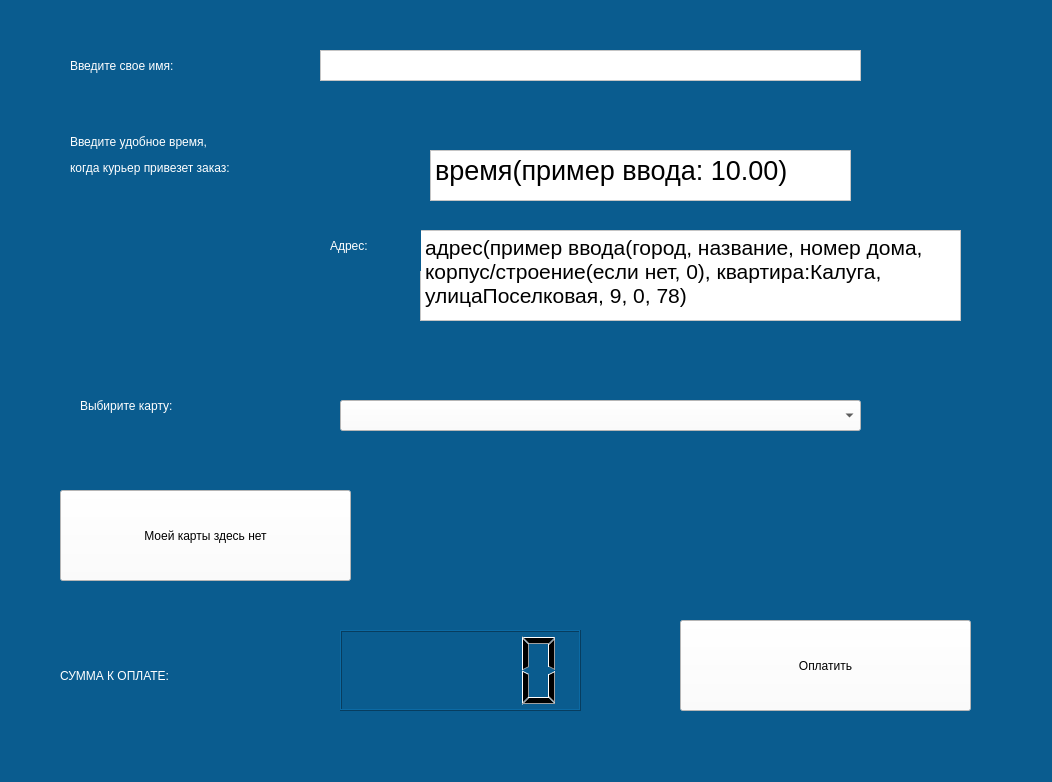
<?xml version="1.0" encoding="UTF-8"?>
<ui version="4.0">
 <class>Form</class>
 <widget class="QWidget" name="Form">
  <property name="geometry">
   <rect>
    <x>0</x>
    <y>0</y>
    <width>1052</width>
    <height>782</height>
   </rect>
  </property>
  <property name="windowTitle">
   <string>Form</string>
  </property>
  <property name="styleSheet">
   <string notr="true">background-color: rgb(10, 92, 143)</string>
  </property>
  <widget class="QLabel" name="label_3">
   <property name="geometry">
    <rect>
     <x>80</x>
     <y>380</y>
     <width>221</width>
     <height>51</height>
    </rect>
   </property>
   <property name="styleSheet">
    <string notr="true">font: 75 italic 20pt &quot;Times New Roman&quot;;
color: rgb(255, 255, 255);</string>
   </property>
   <property name="text">
    <string>Выбирите карту:</string>
   </property>
  </widget>
  <widget class="QComboBox" name="comboBox">
   <property name="geometry">
    <rect>
     <x>340</x>
     <y>400</y>
     <width>521</width>
     <height>31</height>
    </rect>
   </property>
   <property name="styleSheet">
    <string notr="true">background-color: rgb(255, 255, 255);</string>
   </property>
  </widget>
  <widget class="QPushButton" name="pushButton_2">
   <property name="geometry">
    <rect>
     <x>60</x>
     <y>490</y>
     <width>291</width>
     <height>91</height>
    </rect>
   </property>
   <property name="styleSheet">
    <string notr="true">background-color: rgb(255, 255, 255);
font: 75 20pt &quot;Times New Roman&quot;;</string>
   </property>
   <property name="text">
    <string>Моей карты здесь нет</string>
   </property>
  </widget>
  <widget class="QPushButton" name="pushButton_3">
   <property name="geometry">
    <rect>
     <x>680</x>
     <y>620</y>
     <width>291</width>
     <height>91</height>
    </rect>
   </property>
   <property name="styleSheet">
    <string notr="true">background-color: rgb(255, 255, 255);
font: 75 20pt &quot;Times New Roman&quot;;</string>
   </property>
   <property name="text">
    <string>Оплатить</string>
   </property>
  </widget>
  <widget class="QLCDNumber" name="lcdNumber">
   <property name="geometry">
    <rect>
     <x>340</x>
     <y>630</y>
     <width>241</width>
     <height>81</height>
    </rect>
   </property>
  </widget>
  <widget class="QLabel" name="label_4">
   <property name="geometry">
    <rect>
     <x>60</x>
     <y>650</y>
     <width>251</width>
     <height>51</height>
    </rect>
   </property>
   <property name="styleSheet">
    <string notr="true">font: 75 italic 20pt &quot;Times New Roman&quot;;
color: rgb(255, 255, 255);</string>
   </property>
   <property name="text">
    <string>СУММА К ОПЛАТЕ:</string>
   </property>
  </widget>
  <widget class="QTextEdit" name="textEdit">
   <property name="geometry">
    <rect>
     <x>320</x>
     <y>50</y>
     <width>541</width>
     <height>31</height>
    </rect>
   </property>
   <property name="styleSheet">
    <string notr="true">background-color: rgb(255, 255, 255);</string>
   </property>
  </widget>
  <widget class="QLabel" name="label_5">
   <property name="geometry">
    <rect>
     <x>70</x>
     <y>40</y>
     <width>221</width>
     <height>51</height>
    </rect>
   </property>
   <property name="styleSheet">
    <string notr="true">font: 75 italic 20pt &quot;Times New Roman&quot;;
color: rgb(255, 255, 255);</string>
   </property>
   <property name="text">
    <string>Введите свое имя:</string>
   </property>
  </widget>
  <widget class="QLabel" name="label_6">
   <property name="geometry">
    <rect>
     <x>70</x>
     <y>100</y>
     <width>341</width>
     <height>111</height>
    </rect>
   </property>
   <property name="styleSheet">
    <string notr="true">font: 75 italic 20pt &quot;Times New Roman&quot;;
color: rgb(255, 255, 255);</string>
   </property>
   <property name="text">
    <string>&lt;html&gt;&lt;head/&gt;&lt;body&gt;&lt;p&gt;Введите удобное время, &lt;/p&gt;&lt;p&gt;когда курьер привезет заказ:&lt;/p&gt;&lt;/body&gt;&lt;/html&gt;</string>
   </property>
  </widget>
  <widget class="QTextEdit" name="time">
   <property name="geometry">
    <rect>
     <x>430</x>
     <y>150</y>
     <width>421</width>
     <height>51</height>
    </rect>
   </property>
   <property name="styleSheet">
    <string notr="true">background-color: rgb(255, 255, 255);</string>
   </property>
   <property name="html">
    <string>&lt;!DOCTYPE HTML PUBLIC &quot;-//W3C//DTD HTML 4.0//EN&quot; &quot;http://www.w3.org/TR/REC-html40/strict.dtd&quot;&gt;
&lt;html&gt;&lt;head&gt;&lt;meta name=&quot;qrichtext&quot; content=&quot;1&quot; /&gt;&lt;style type=&quot;text/css&quot;&gt;
p, li { white-space: pre-wrap; }
&lt;/style&gt;&lt;/head&gt;&lt;body style=&quot; font-family:'MS Shell Dlg 2'; font-size:8.25pt; font-weight:400; font-style:normal;&quot;&gt;
&lt;p style=&quot; margin-top:0px; margin-bottom:0px; margin-left:0px; margin-right:0px; -qt-block-indent:0; text-indent:0px;&quot;&gt;&lt;span style=&quot; font-size:20pt;&quot;&gt;время(пример ввода: 10.00)&lt;/span&gt;&lt;/p&gt;&lt;/body&gt;&lt;/html&gt;</string>
   </property>
  </widget>
  <widget class="QTextEdit" name="textEdit_2">
   <property name="geometry">
    <rect>
     <x>420</x>
     <y>230</y>
     <width>541</width>
     <height>91</height>
    </rect>
   </property>
   <property name="styleSheet">
    <string notr="true">background-color: rgb(255, 255, 255);</string>
   </property>
   <property name="html">
    <string>&lt;!DOCTYPE HTML PUBLIC &quot;-//W3C//DTD HTML 4.0//EN&quot; &quot;http://www.w3.org/TR/REC-html40/strict.dtd&quot;&gt;
&lt;html&gt;&lt;head&gt;&lt;meta name=&quot;qrichtext&quot; content=&quot;1&quot; /&gt;&lt;style type=&quot;text/css&quot;&gt;
p, li { white-space: pre-wrap; }
&lt;/style&gt;&lt;/head&gt;&lt;body style=&quot; font-family:'MS Shell Dlg 2'; font-size:8.25pt; font-weight:400; font-style:normal;&quot;&gt;
&lt;p style=&quot; margin-top:0px; margin-bottom:0px; margin-left:0px; margin-right:0px; -qt-block-indent:0; text-indent:0px;&quot;&gt;&lt;span style=&quot; font-size:16pt;&quot;&gt;адрес(пример ввода(город, название, номер дома, корпус/строение(если нет, 0), квартира:Калуга, улицаПоселковая, 9, 0, 78) &lt;/span&gt;&lt;/p&gt;&lt;/body&gt;&lt;/html&gt;</string>
   </property>
  </widget>
  <widget class="QLabel" name="label_7">
   <property name="geometry">
    <rect>
     <x>330</x>
     <y>220</y>
     <width>91</width>
     <height>51</height>
    </rect>
   </property>
   <property name="styleSheet">
    <string notr="true">font: 75 italic 20pt &quot;Times New Roman&quot;;
color: rgb(255, 255, 255);</string>
   </property>
   <property name="text">
    <string>Адрес:</string>
   </property>
  </widget>
 </widget>
 <resources/>
 <connections/>
</ui>
